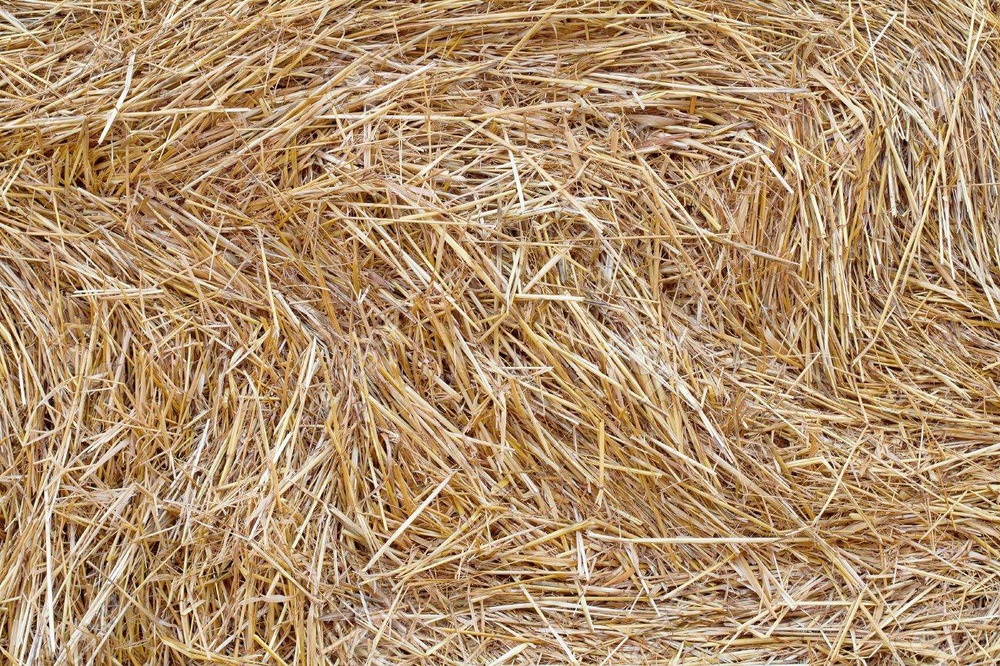
//> input picture hay.jpg, 1000 x 666 px, shrunk from 1300 x 866 before the run
$ ./equatingImages   (built with g++ and OpenCV 4)
//> lines starting //> are read from the running program, lines starting //| are printed output that depends on the picture; after the words box and inside, x2 and y2 are one past the last pixel; in counts of white or black regions, pixels touching at a corner belong together
#include "opencv2/highgui/highgui.hpp"
#include "opencv2/imgproc/imgproc.hpp"
#include "opencv2/core/core.hpp"
#include <iostream>
using namespace std;
using namespace cv;

int main()
{	Mat i1 = imread("hay.jpg",0);
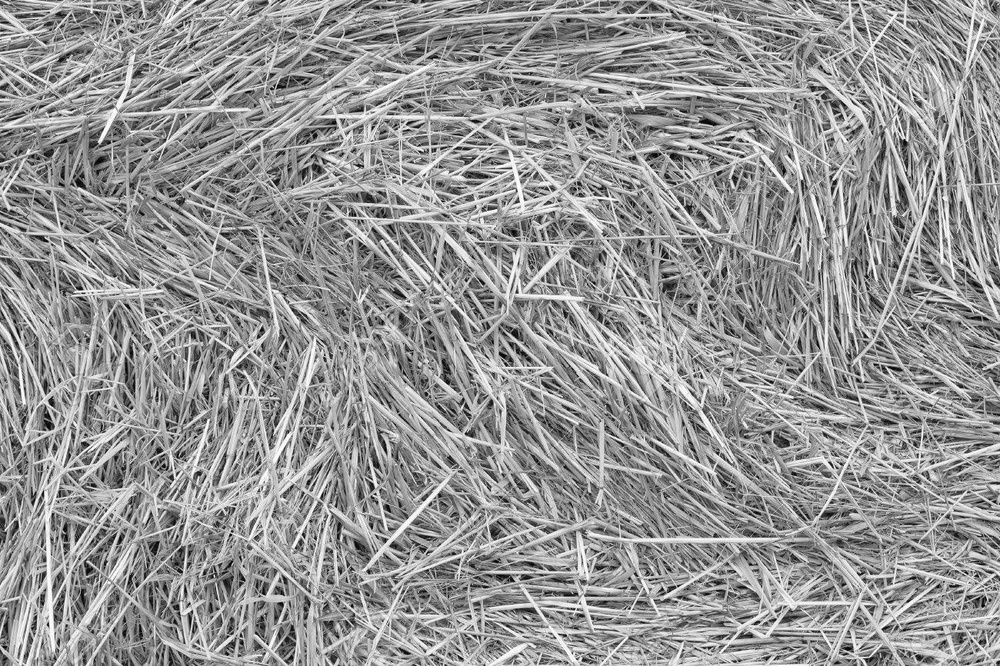
//> i1: 666 rows x 1000 cols, CV_8UC1; min 0, max 255, mean 149.2
	Mat i2;
	i2 = i1;
	namedWindow("Origianal",WINDOW_NORMAL);
	namedWindow("Copy",WINDOW_NORMAL);
	for(int i=0;i<100;i++)
	{
		for(int j=0;j<100;j++)
		{
			i1.at<uchar>(i+20,j+20)=255;

			imshow("Origianal",i1);
			imshow("Copy",i2);
			waitKey(15);
			cout<<"KalaHUa?\n"<<i<<" ";
		}

	}
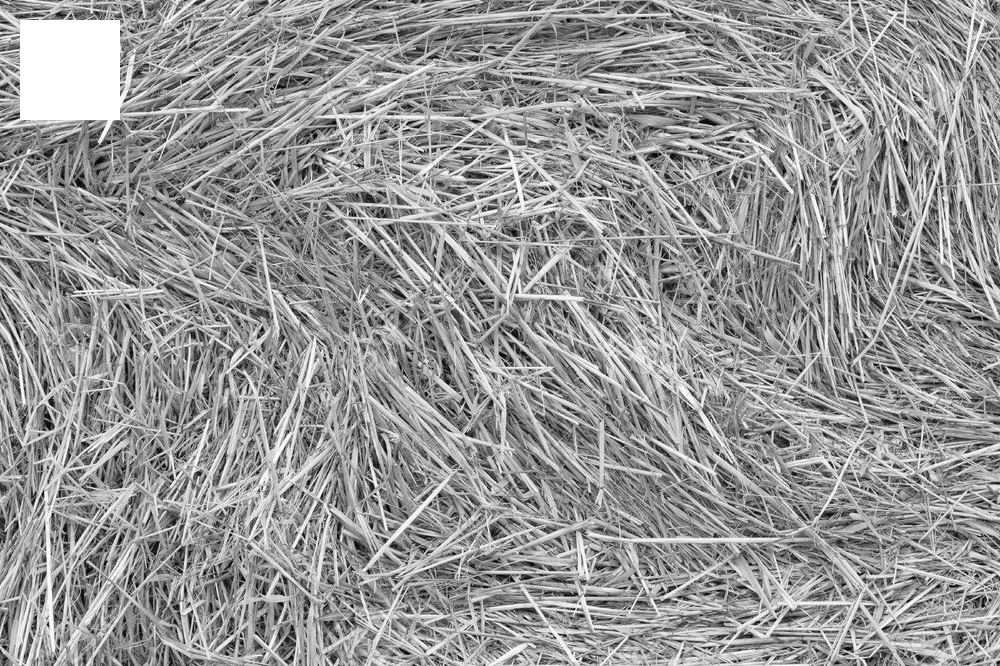
//> i1: 666 rows x 1000 cols, CV_8UC1; 1.5% of pixels changed, all inside (x1, y1, x2, y2) = (20, 20, 120, 120)

	waitKey(0);

	return 0;

}
